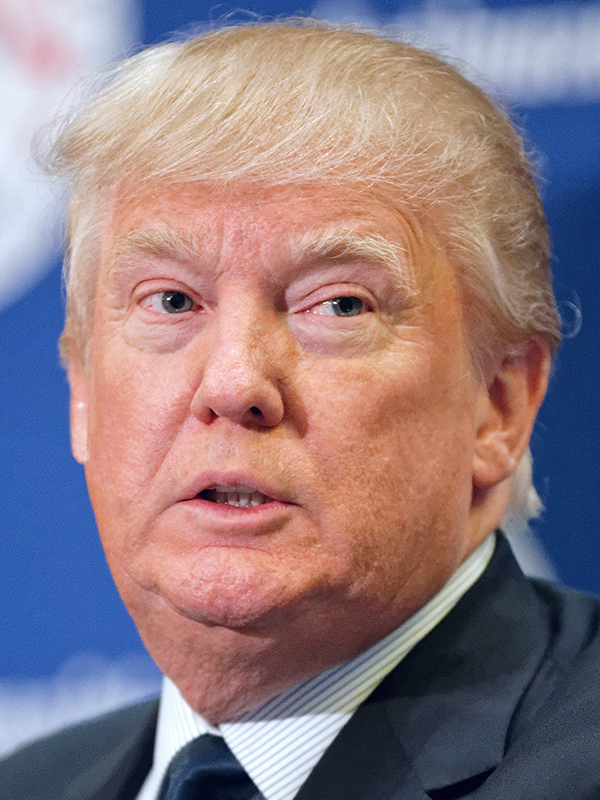
//> input picture Img1_A.jpg, 600 x 800 px
$ ./a2_Shailendra_2016csb1059   (built with g++ and OpenCV 4)
//> lines starting //> are read from the running program, lines starting //| are printed output that depends on the picture
/*
	Name : Shailendra Kumar Gupta
	Entry No.: 2016csb1059

	compile details:
			g++ a2_Shailendra_2016csb1059.cpp -o output `pkg-config --cflags --libs opencv`

	execution details:
			./output

	after execution you will get screen like below:

	1. Part 1
	2. Part 2:

	enter your choice and proceed further.

	1st part was only to understand the main idea of cross disolving so i have hust cross dissolved the images entered with given transformation matrix.

	2nd part was done as instructed.

	name of the input tie point filename should be SameImageName.EXT.txt
	eg. if image name is image.jpg then file name should be image.jpg.txt
*/

#include <iostream>
#include <fstream>
#include <string>
#include <opencv2/highgui/highgui.hpp>
#include <opencv2/imgproc/imgproc.hpp>
#include <cmath>
#include <bitset>

using namespace std;
using namespace cv;

// [260 lines left out: functions area_tri, area_tri, reading_points, intermediate_image_points, delaunay, max_number and 4 more, not called in this run]

int main(int argc, char const *argv[])
{

	int ch;
	cout<<"\n1. Part 1\n2. Part 2: \n\nEnter choice";
	cin>>ch;
//> the answer given: 1
	string name1,name2;
	if(ch == 1)
	{
		cout<<"Enter 1st image : ";
		cin>>name1;
//> the answer given: Img1_A.jpg
		cout<<"Enter 2nd image : ";
		cin>>name2;
//> the answer given: Img2_A.jpg

	Mat image1 = imread(name1,0);//tie_point_sample_image.png
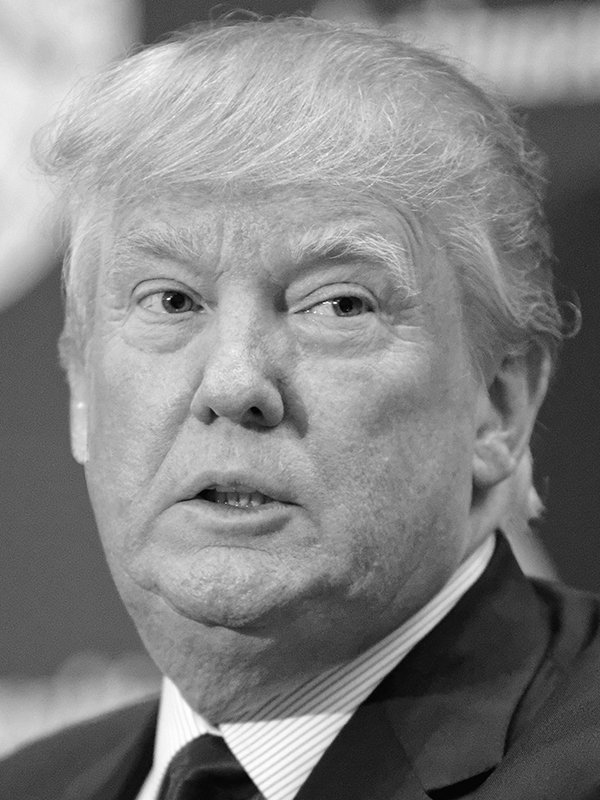
//> image1: 800 rows x 600 cols, CV_8UC1; min 1, max 255, mean 131.2
	Mat image2 = imread(name2,0);
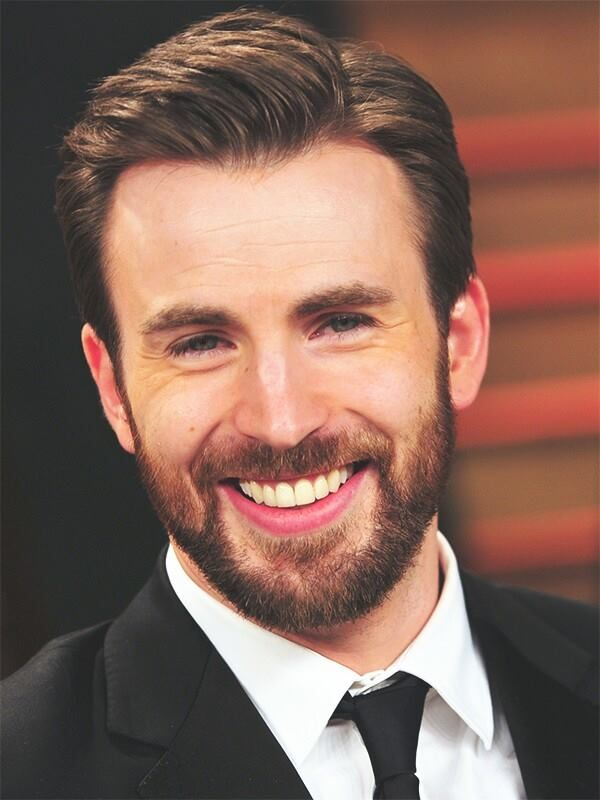
//> input picture Img2_A.jpg, 600 x 800 px
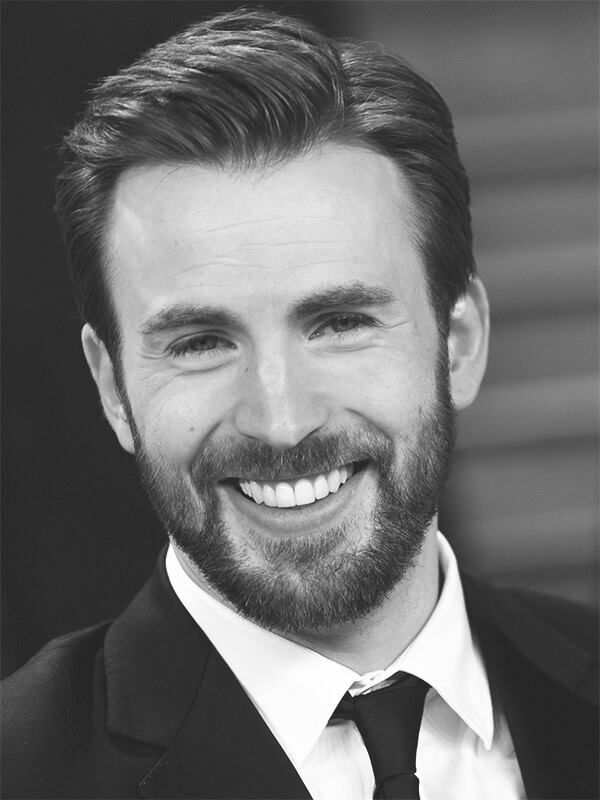
//> image2: 800 rows x 600 cols, CV_8UC1; min 20, max 255, mean 109.8


	Mat transform = Mat::zeros(3,3,CV_32F);

	cout<<"Enter 3X3 Matrix: \n";
	for(int i=0;i<3;i++)
		for(int j=0;j<3;j++)
			cin>>transform.at<float>(i,j);


	int x,y,p,q;
	float alpha = 0.5;

	cout<<transform<<endl;

cout<<"Enter number of intermediate images: ";
	int no_of_images;
	cin>>no_of_images;

for(float k=0;k<=no_of_images;k++)
{
	Mat imagem = Mat::zeros(image1.rows,image1.cols,image1.type());
	alpha = k/no_of_images;
	for(int i=0;i<image1.rows;i++)
	{
		for(int j=0;j<image1.cols;j++)
		{
			x = transform.at<float>(0,0)*(i - image1.rows/2) + transform.at<float>(0,1)*(j - image2.cols/2) + transform.at<float>(0,2) + image2.rows/2;
			y = transform.at<float>(1,0)*(i - image1.rows/2) + transform.at<float>(1,1)*(j - image2.cols/2) + transform.at<float>(1,2) + image2.cols/2;

			p = (float)x*alpha + (float)i*(1 - alpha);
			q = (float)y*alpha + (float)j*(1 - alpha);


			if(p<=imagem.rows && x<image1.rows && q<imagem.cols && y<image1.cols && p>=0 && q>=0 && x>=0 && y>=0)
				imagem.at<uchar>(p,q) =  (image1.at<uchar>(i,j))*(1 - alpha) + image2.at<uchar>(x,y)*(alpha);

		}
	}

	imshow("imagem",imagem);
	waitKey(100);
}
//> this loop made 1 pass
//> (x, y, p, q) on pass 1: (400, 300, -2147483648, -2147483648)
//> after the loop, x = 400; y = 300; p = -2147483648; q = -2147483648
	}
	else if(ch == 2)
	{

		cout<<"Enter 1st image : ";
		cin>>name1;
		cout<<"Enter 2nd image : ";
		cin>>name2;


	Mat image1 = imread(name1,0);
	Mat image2 = imread(name2,0);


	vector<Point2f> image1_points, image2_points, morphed_image_points;

	image1_points = reading_points(name1 + ".txt");
	image2_points = reading_points(name2 + ".txt");

	cout<<"Enter number of intermediate images: ";
	int no_of_images;
	cin>>no_of_images;
	for(int i=1;i<no_of_images;i++)
	{
		Mat imagem = Mat::zeros(image1.rows,image1.cols,image2.type());
		morphed_image_points = intermediate_image_points(name1 + ".txt",name2 + ".txt",(float)i/no_of_images);

		Scalar delaunay_color(255,255,255), points_color(0, 0, 255);
		Size sizem = imagem.size();

		Rect rectm(0, 0, sizem.width, sizem.height);
	    Subdiv2D subdivm(rectm);

	    for( vector<Point2f>::iterator it = morphed_image_points.begin(); it != morphed_image_points.end(); it++)
	    {
	        subdivm.insert(*it);
	    }

	    vector<Vec6f> tri_list = delaunay(subdivm,sizem);

	    morphing(tri_list,image1,image2, imagem, image1_points,image2_points,morphed_image_points,(float)i/no_of_images);

	}

}
else
{
	cout<<"wrong choice entered ... terminating...\n\n";
}

return 0;
}
